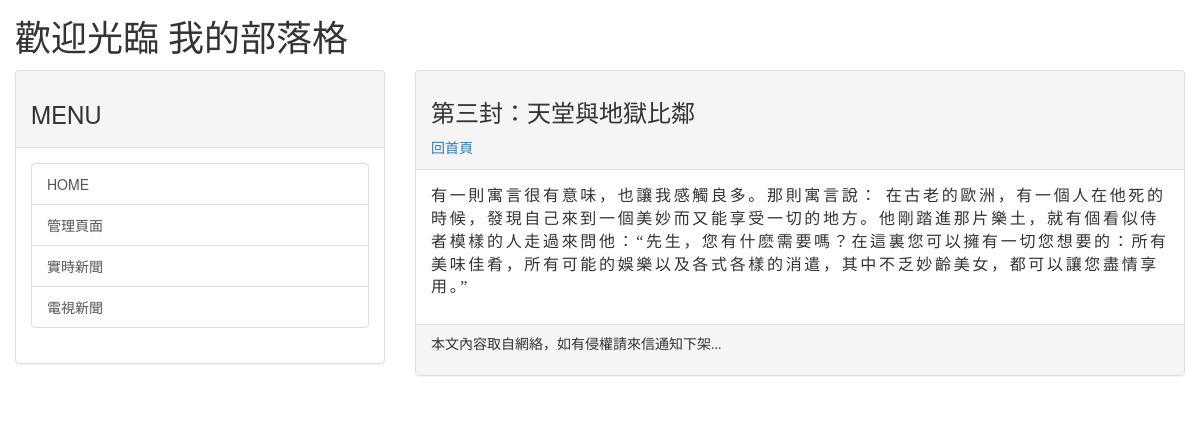
/post/003/, run on the app's committed database.
### mainsite/models.py (models this page shows, shortened)
class Post(models.Model):
    title = models.CharField(max_length=200)
    slug = models.CharField(max_length=200)
    body = models.TextField()
    pub_date = models.DateTimeField(default=timezone.now)
    class Meta:
        ordering = ('pub_date',)

### mainsite/views.py (the view)
# urls.py: path('post/<slug:slug>/', showpost),
def showpost(request, slug):
    template = get_template('post.html')
    try:
        post = Post.objects.get(slug=slug)
        if post != None:
            html = template.render(locals())
            return HttpResponse(html)
    except:
        return redirect('/')

### templates/post.html (shortened to what this page needs)
{% extends 'base.html' %}
{% block headmessage %}
    <h3 style='font-family:微軟正黑體;'>{{ post.title }}</h3>
    <a style='font-family:微軟正黑體;' href='/'>回首頁</a>
{% endblock %}
{% block content %}
    <p style='font-family:微軟正黑體;font-size:12pt;letter-spacing:2pt;'>
        {{ post.body | safe}}
    </p>
{% endblock %}

### data on the page
Post: title "第三封：天堂與地獄比鄰", body "有一則寓言很有意味，也讓我感觸良多。那則寓言說： 在古老的歐洲，有一個人在他死的時候，發現自己來到一個美妙而又能享受一切的地方。他剛踏進那片樂土，就有個看似侍者模樣的人走過來問他：“先生，您有什麽需要嗎？在這裏您可以擁有一切您想要的：所有美味佳肴，所有可能的娛樂以及各式各樣的消遣，其中不乏妙齡美女，都可以讓您盡情享用。”"
